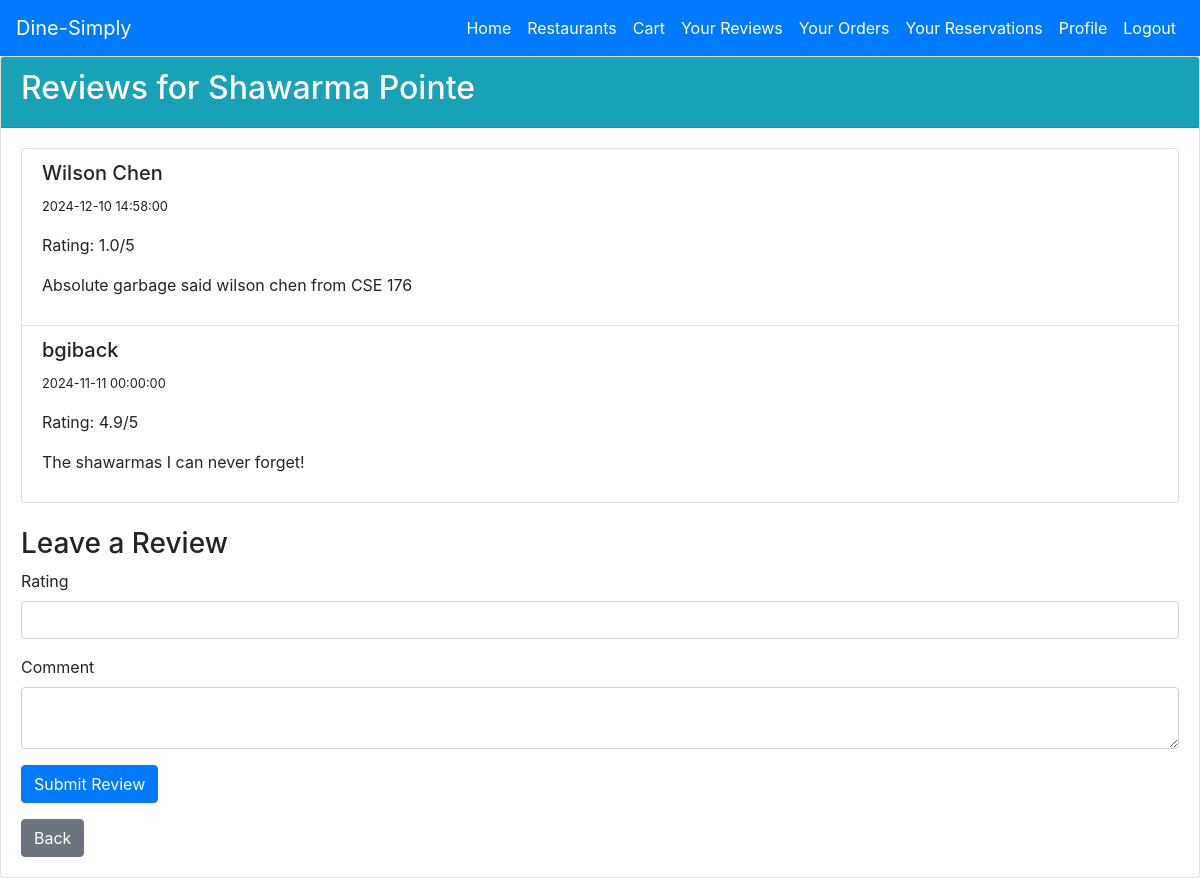
Page /restaurant/5/reviews (signed in) on the committed database.
### tables this page shows
CREATE TABLE "Restaurant" (
    RestaurantID INTEGER PRIMARY KEY AUTOINCREMENT,
    Name VARCHAR(100) NOT NULL,
    Address VARCHAR(255),
    City VARCHAR(100),
    State VARCHAR(50),
    ZipCode VARCHAR(10),
    Website VARCHAR(255),
    Rating DOUBLE,
    CuisineType VARCHAR(50),
    Longitude DOUBLE,
    Latitude DOUBLE,
    NumberOfTables INT,
    MaxPeoplePerTable INT
);

CREATE TABLE Review (
    ReviewID INTEGER PRIMARY KEY AUTOINCREMENT,
    UserID INT,
    RestaurantID INT,
    Rating DOUBLE,
    Comment TEXT,
    DatePosted DATETIME,
    FOREIGN KEY (UserID) REFERENCES User(UserID),
    FOREIGN KEY (RestaurantID) REFERENCES Restaurant(RestaurantID)
);

CREATE TABLE User (
    UserID INTEGER PRIMARY KEY AUTOINCREMENT,
    Name VARCHAR(100),
    Email VARCHAR(100) UNIQUE,
    Password VARCHAR(100),
    Phone VARCHAR(15),
    Location VARCHAR(255),
    Longitude DOUBLE, 
    Latitude DOUBLE,
    Role VARCHAR(50) DEFAULT 'customer', -- 'customer', 'restaurant_admin', 'super_admin'
    ManagedRestaurantID INT,
    FOREIGN KEY (ManagedRestaurantID) REFERENCES Restaurant(RestaurantID)
);

### app.py (the view, shortened to what this page needs)
@app.route('/restaurant/<int:restaurant_id>/reviews', methods=['GET', 'POST'])
@login_required
def review(restaurant_id):
    form = ReviewForm()
    conn = get_db_connection()
    restaurant = conn.execute('SELECT * FROM Restaurant WHERE RestaurantID = ?', (restaurant_id,)).fetchone()
    if not restaurant:
        conn.close()
        flash("Restaurant not found.", 'danger')
        return redirect(url_for('restaurants'))
    reviews = conn.execute('''
        SELECT Review.*, User.Name FROM Review
        JOIN User ON Review.UserID = User.UserID
        WHERE Review.RestaurantID = ?
        ORDER BY datetime(DatePosted) DESC
    ''', (restaurant_id,)).fetchall()
    conn.close()
    return render_template('review.html', form=form, restaurant=restaurant, reviews=reviews)

### forms.py
class ReviewForm(FlaskForm):
    rating = DecimalField(
        'Rating', validators=[DataRequired(), NumberRange(min=1, max=5)], places=1
    )
    comment = TextAreaField('Comment', validators=[DataRequired(), Length(max=1000)])
    submit = SubmitField('Submit Review')

### app.py (called while the page is built)
def get_db_connection():
    conn = sqlite3.connect(db_path)
    conn.row_factory = sqlite3.Row
    return conn

@login_manager.user_loader
def load_user(user_id):
    return User.get(user_id)

def format_datetime(value):
    try:
        dt = datetime.fromisoformat(value)
        return dt.strftime("%Y-%m-%d %H:%M:%S")
    except ValueError:
        return value

    @staticmethod
    def get(user_id):
        conn = get_db_connection()
        user = conn.execute('SELECT * FROM User WHERE UserID = ?', (user_id,)).fetchone()
        conn.close()
        if user:
            return User(*user)
        return None

### templates/review.html (shortened to what this page needs)
<!DOCTYPE html>
<html lang="en">
<head>
    <link rel="stylesheet" href="https://stackpath.bootstrapcdn.com/bootstrap/4.5.0/css/bootstrap.min.css">
</head>
<body>
    {% include 'navbar_customer.html' %}
    <div class="card">
        <div class="card-header bg-info text-white">
            <h2>Reviews for {{ restaurant['Name'] }}</h2>
        </div>
        <div class="card-body">
            <ul class="list-group mb-4">
                {% for rv in reviews %}
                    <li class="list-group-item">
                        <h5>{{ rv['Name'] }}</h5>
                        <p><small>{{ rv['DatePosted']|format_datetime }}</small></p>
                        <p>Rating: {{ rv['Rating'] }}/5</p>
                        <p>{{ rv['Comment'] }}</p>
                    </li>
                {% else %}
                    <li class="list-group-item">No reviews yet.</li>
                {% endfor %}
            </ul>
            <h3>Leave a Review</h3>
            <form method="post">
                <div class="form-group">
                    {{ form.rating.label(class="form-label") }}
                    {{ form.rating(class="form-control") }}
                </div>
                <div class="form-group">
                    {{ form.comment.label(class="form-label") }}
                    {{ form.comment(class="form-control") }}
                </div>
                <button type="submit" class="btn btn-primary">{{ form.submit.label.text }}</button>
            </form>
            <a href="{{ url_for('restaurant_detail', restaurant_id=restaurant['RestaurantID']) }}" class="btn btn-secondary mt-3">Back</a>
        </div>
    </div>
</body>
</html>

### rows in the picture
Restaurant: Name "Shawarma Pointe"
Review: Name "Wilson Chen", DatePosted "2024-12-10 14:58:00", Rating "1.0", Comment "Absolute garbage said wilson chen from CSE 176"
Review: Name "bgiback", DatePosted "2024-11-11 00:00:00", Rating "4.9", Comment "The shawarmas I can never forget!"
